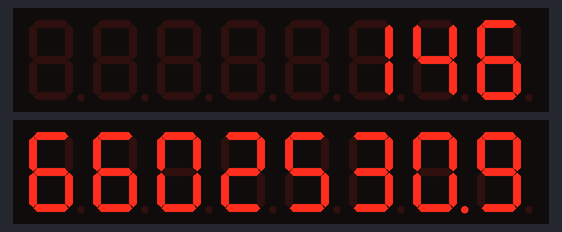
This sketch was run on a simulated Arduino Uno, built with avr-gcc and run on an emulated ATmega328P. On the bench: 2 × 8-digit seven-segment display. The local clock reads 2024-03-15 10:24:30 at power-on unless the sketch sets it.

Above: at 0.06 s.
At 4.77 s:
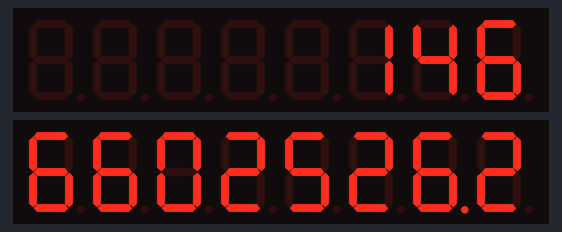
At 9.76 s:
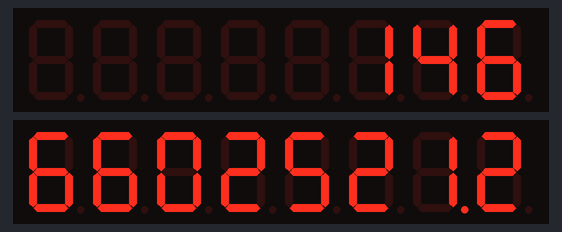
At 19.77 s:
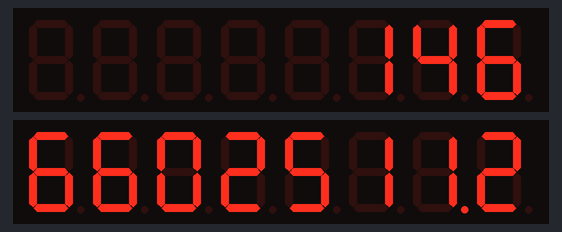
At 29.76 s:
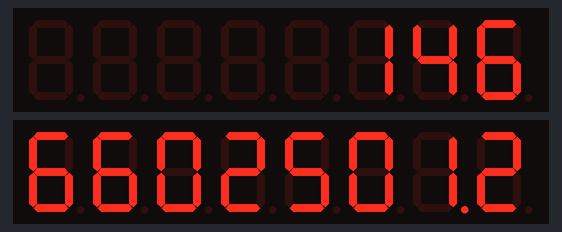
At 39.76 s:
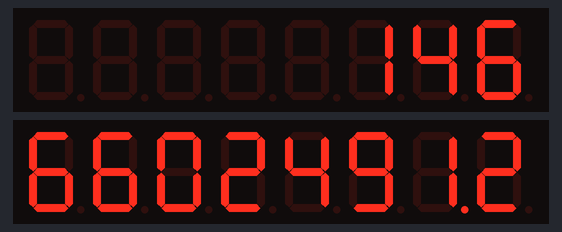

The sketch:

extClock_SSSSSSSS.t.ino
```cpp
#include <LedControl.h>
#include <Wire.h>
#include <RTClib.h>

#define DIN_PIN 11
#define CS_PIN 10
#define CLK_PIN 13

LedControl lc = LedControl(DIN_PIN, CLK_PIN, CS_PIN, 2); // 2 modules = 16 digits
RTC_DS3231 rtc;

// Example "death date"
DateTime deathTime(2070, 9, 5, 0, 0, 0);

// For tenths tracking
unsigned long lastSecondMillis = 0;
int lastRtcSecond = -1;

// Display value + tenths, right‑aligned, with a decimal point on the LAST seconds digit
void displayNumberWithTenths(unsigned long long seconds, int tenth) {
  int pos = 0; // rightmost digit position across 16 digits

  // Place tenths digit (no decimal point!)
  lc.setDigit(1, pos, tenth, false);
  pos++;

  bool dpHere = true;  // flag to light up the last seconds digit's DP
  if (seconds == 0) {
    // Show "0." before tenths
    lc.setDigit(1, pos, 0, dpHere);
    pos++;
  } else {
    while (seconds > 0 && pos < 16) {
      int digit = seconds % 10;
      lc.setDigit(1 - pos/8, pos % 8, digit, dpHere);
      dpHere = false;  // only the very first seconds digit gets the decimal
      seconds /= 10;
      pos++;
    }
  }

  // Blank the rest
  for (; pos < 16; pos++) {
    lc.setChar(1 - pos/8, pos % 8, ' ', false);
  }
}

void setup() {
  if (!rtc.begin()) {
    while (true); // Stop if RTC not found
  }

  for (int module = 0; module < 2; module++) {
    lc.shutdown(module, false);
    lc.setIntensity(module, 2);
    lc.clearDisplay(module);
  }
}

void loop() {
  DateTime now = rtc.now();
  TimeSpan remaining = deathTime - now;
  unsigned long long secsRemaining = remaining.totalseconds();

  // Detect new second tick
  if (now.second() != lastRtcSecond) {
    lastRtcSecond = now.second();
    lastSecondMillis = millis();
  }

  // Tenths based on millis since last RTC second change
  unsigned long elapsed = millis() - lastSecondMillis;
  int tenths = 9 - ((elapsed % 1000) / 100); // countdown 9 → 0
  if (tenths < 0) tenths = 0;

  // Display
  if (now >= deathTime) {
    displayNumberWithTenths(0, 0);
  } else {
    displayNumberWithTenths(secsRemaining, tenths);
  }
}
```
